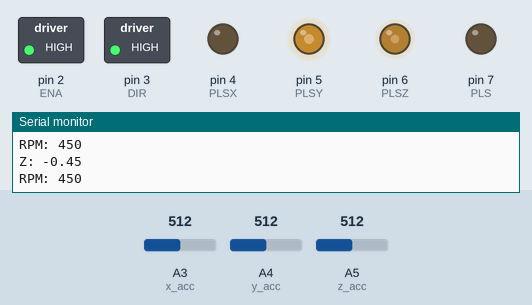
Recording of a sketch running on a simulated Arduino Uno, built with avr-gcc and run on an emulated ATmega328P. On the bench: switched loads named in the sketch (green lamp = pin HIGH), output pins drawn as LEDs (lit = HIGH), the last lines printed to the serial monitor. The inputs (shaded band) are chosen by the test bench; at power-on: A5 (z_acc) = 512, A3 (x_acc) = 512, A4 (y_acc) = 512.

Above: at 1.8 s.
1.9 s: A5 (z_acc) set to 716
At 2.4 s:
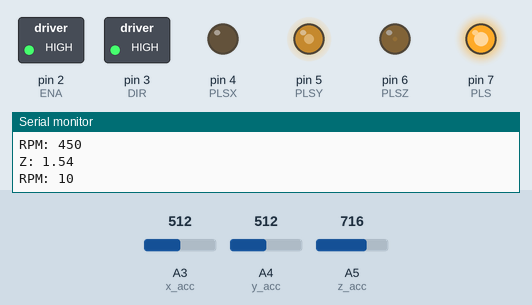
3.5 s: A3 (x_acc) set to 521
At 5.2 s:
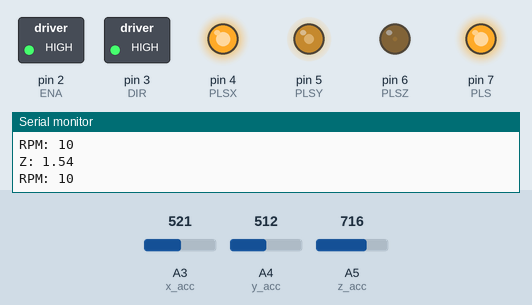
5.5 s: A4 (y_acc) set to 716
At 7.0 s:
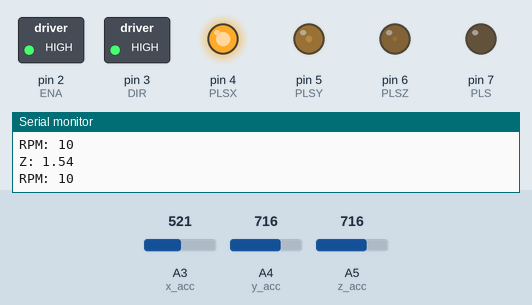
7.5 s: A5 (z_acc) set to 900
At 8.7 s:
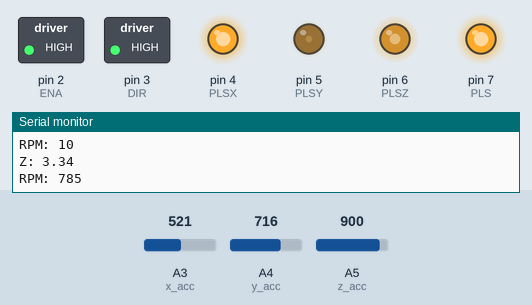
9.5 s: A3 (x_acc) set to 511
At 10.3 s:
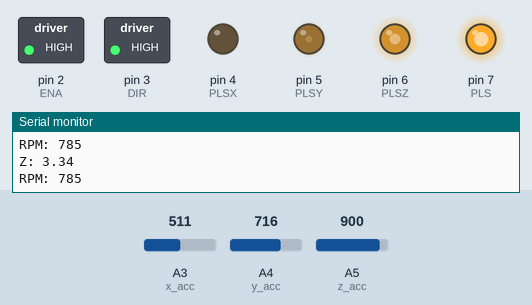
11.5 s: A4 (y_acc) set to 900
At 13.2 s:
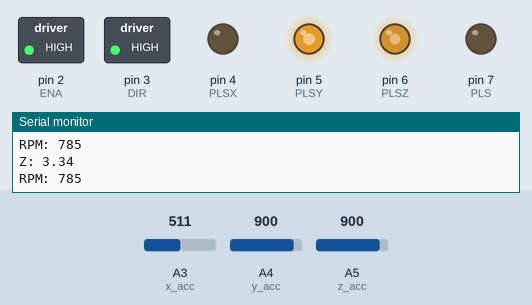
Timing chart, 0 to 14.5 s (numbered marks = the images above; inputs shaded):
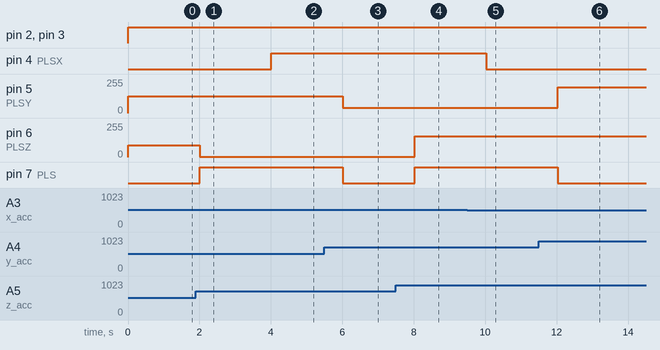

Measured:
- the behaviour switches between 512 and 513 on A3 (x_acc) (found by bisection; images 1 and 2)
- after the input at 1.9 s, pin 6 (PLSZ): 89/255 → 2/255 after 0.11 s; pin 7 (PLS): LOW → HIGH after 0.11 s
- after the input at 3.5 s, pin 4 (PLSX): LOW → HIGH after 0.51 s
- after the input at 5.5 s, pin 5 (PLSY): 127/255 → 41/255 after 0.52 s; pin 7 (PLS): HIGH → LOW after 0.52 s
- after the input at 7.5 s, pin 6 (PLSZ): 2/255 → 155/255 after 0.52 s; pin 7 (PLS): LOW → HIGH after 0.52 s
- after the input at 9.5 s, pin 4 (PLSX): HIGH → LOW after 0.52 s
- after the input at 11.5 s, pin 5 (PLSY): 41/255 → 194/255 after 0.53 s; pin 7 (PLS): HIGH → LOW after 0.53 s

The sketch:

acc_3d_pwm.ino
```cpp
/*
 * Kontrola jednosmernog DC motora pomocu PWM impulsa koji se generise na
 * osnovu akvizicionih podataka sa ADXL3xx - akcelerometra koji meri ubrzanja
 * u 3 ose. Kontrolu motora vrsi neki od pulse promenljivih koje kontrolisu osna
 * ubrzanja ili moduo superponiranog vektora ubrzanja.
 *
 */
#include <stdio.h>


const int x_acc = A3;
const int y_acc = A4;
const int z_acc = A5;


const int ENA = 2;
const int DIR = 3;
const int PLSX = 4;
const int PLSY = 5;
const int PLSZ = 6;
const int PLS = 7;

const float v_ref = 3.3;
const float zeroV_g_xy = 1.65;
const float zeroV_g_z = 1.8;
const float sensitivity = 0.33;
byte pulse_x,pulse_y,pulse_z,pulse;

short x_sensor,y_sensor,z_sensor;
float x_volts,y_volts,z_volts;

float rx,ry,rz,r;
float ax,ay,az,a;


byte scale(float x, float in_min, float in_max, float out_min, float out_max){

    int res = (int) ((x - in_min) * (out_max - out_min) / (in_max - in_min) + out_min);
    return (byte)res;


}

void getPulse(){

  float x_v,y_v,z_v;

   x_v = x_sensor * 3.3 / 1023;
   y_v = y_sensor * 3.3 / 1023;
   z_v = z_sensor * 3.3 / 1023;


   if (x_v < 0.33)
      x_v = 0.33;
   if (x_v > 2.97)
      x_v = 2.97;

   if (y_v < 0.33)
      y_v = 0.33;

    if (y_v > 2.97)
      y_v = 2.97;

   if (z_v < 0.33)
      z_v = 0.33;

    if (z_v > 2.97)
      z_v = 2.97;


    x_volts = (x_v - zeroV_g_xy);
    y_volts = (y_v - zeroV_g_xy);
    z_volts = (z_v - zeroV_g_z);


}


int rpm(byte pulse,double volts){

  double rpm = (volts * pulse/255) / 24 * 6200;
  return (int) rpm;


}

void getAcceleration(){

     rx = (x_volts / sensitivity);
     ry = (y_volts / sensitivity);
     rz = (z_volts / sensitivity);
     r = sqrt(pow(rx,2) + pow(ry,2) + pow(rz,2));


     ax = acos(rx / r);
     ay = acos(ry / r);
     az = acos(rz / r);
     a = sqrt(pow(ax,2) + pow(ay,2) + pow(az,2));


}
void setup() {
  // put your setup code here, to run once:
  pinMode(x_acc,INPUT);
  pinMode(y_acc,INPUT);
  pinMode(z_acc,INPUT);

  pinMode(ENA,OUTPUT);
  pinMode(DIR,OUTPUT);
  pinMode(PLSX,OUTPUT);
  pinMode(PLSY,OUTPUT);
  pinMode(PLSZ,OUTPUT);


  Serial.begin(9600);
  analogReference(EXTERNAL);

}

void loop() {
  // put your main code here, to run repeatedly:
  x_sensor = analogRead(x_acc);
  y_sensor = analogRead(y_acc);
  z_sensor = analogRead(z_acc);
  getPulse();
  getAcceleration();

  pulse_x = scale(rx,-1.5,1.5,0,255);
  pulse_y = scale(ry,-1.5,1.5,0,255);
  pulse_z = scale(rz,-1.5,1.5,0,255);
  pulse = scale(r,0,2.5,0,255);


  Serial.print("Z: ");
  Serial.println(rz);

  digitalWrite(ENA,HIGH);
  digitalWrite(DIR,HIGH);

  if (ENA){

    analogWrite(PLSX,pulse_x);
    analogWrite(PLSY,pulse_y);
    analogWrite(PLSZ,pulse_z);
    analogWrite(PLS,pulse);

    Serial.print("RPM: ");
    Serial.println(rpm(pulse_z,5.0));


    delay(1000);

  }

}
```
